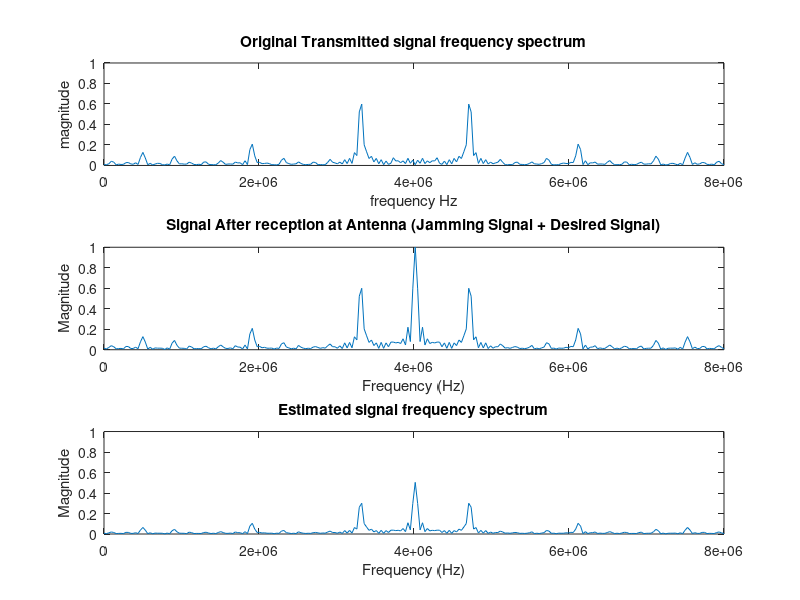

Reproduce this figure in MATLAB.
clc
clear all;
close all;


Fc=4000000;   %Carrier Frequency =1Mhz
f=Fc;
Fs=16000000;  %sampling frequency
fm=700000; 
Fd=fm;
sensors=4; % number of Sensors 
angle_tx=pi/4;  %Transmitter angle = 45 degrees
angle_jam=pi/4; %jammer angle = 45 degree
sens_wts=[0.2 0.4 0.6 0.8]; %Assigning Sensor weights
c=3e08;     
lembda=c/f;    % Transmitted signal wavelength 

samps=2*(6*Fs/fm);       %   Number of samples of Data
max=(1/Fs)*(samps-1);              
t=0:1/Fs:(max);    

%Modulating Data
modsignal = sin(2*pi*fm*t);           % Baseband Signal
modsignal(modsignal>0)=1;  
modsignal(modsignal<0)=-1; 
CAR=sin(2*pi*Fc*t); %carrier
t_sig=modsignal.*CAR;                 % modulated Data
ch_samps=length(t_sig);               %Modulated Signal Data Samples
g=0:ch_samps-1;
% figure(2);                            
% plot(g,t_sig);                        %plot Transmitted signal
% title('Transmitted Modulated signal'); grid on;
% axis([0 8e6 0 1]);

d=lembda/2;  %Sensor separation
meu=15e-6;   %Step size

%FFT of Transmitted signal
k=ch_samps;
fft_samps = 2^nextpow2(k); 
t_fft = fft(t_sig,fft_samps)/k;
fprime = Fs/2*linspace(0,1,fft_samps/2);
figure(3); 
subplot(3,1,1)             %plot frequency components of Transmitted Signal
plot(fprime,2*abs(t_fft(1:fft_samps/2))); 
%grid on;
title('Original Transmitted signal frequency spectrum');
xlabel('frequency Hz');
ylabel('magnitude');
axis([0 8e6 0 1])
%Jammer Signal 
t=0:1/Fs:max;
j_sig=1*sin(2*pi*Fc*t);

%FFT of Jamming Signal
fft_samps = 2^nextpow2(k); 
j_fft = fft(j_sig,fft_samps)/k;
fprime = Fs/2*linspace(0,1,fft_samps/2);
% figure(4);  
% plot(fprime,2*abs(j_fft(1:fft_samps/2)));   %plot frequency components  of Jamming Signal
% grid on;
% title('Spectrum of Jamming signal');
% xlabel('Frequency (Hz)');
% ylabel('magnitude');
% axis([0 8e6 0 1])


%Array Propogation Vectors
for t2=1:sensors;
 v(t2)=exp(i*(t2-1)*2*pi*d*sin(angle_tx)*1/lembda);%propagation vector 

end

for t3=1:sensors;
 eeta(t3)=exp(i*(t3-1)*2*pi*d*sin(angle_jam)*1/lembda);%Propagation Vector for Jamming Signal
end

%Jammer Reception at the Sensor Array
j_rcvd=j_sig'*eeta;   %Jamming signal Reception @ Sensors


% j_sig+t_sig = data after reception @ anteena
 x=t_sig'*v+j_rcvd;
 
%FFT of Recieved Signal @ Sensors
fft_samps = 2^nextpow2(k); 
x_fft = fft(x,fft_samps)/k;
fprime = Fs/2*linspace(0,1,fft_samps/2);
figure(3);  
subplot(3,1,2 )
plot(fprime,2*abs(x_fft(1:fft_samps/2))); % Plot frequency components of Rxd signal
%Grid on;
title('Signal After reception at Antenna (Jamming Signal + Desired Signal)');
xlabel('Frequency (Hz)');
ylabel('Magnitude');
axis([0 8e6 0 1])

%LMS Algorithm
 for n1=1:ch_samps
x_est=sens_wts*x';
E=t_sig-x_est;
sens_wts=sens_wts+(meu*E*x);                 
 end

%FFT of Estimated
fft_samps = 2^nextpow2(k);
z_fft = fft(x_est,fft_samps)/k;
fprime = Fs/2*linspace(0,1,fft_samps/2);
figure(3);  
subplot(3,1,3); 
plot(fprime,2*abs(z_fft(1:fft_samps/2)));  % Plot frequency components of Estimated signal                     
%Grid on;
title('Estimated signal frequency spectrum');
xlabel('Frequency (Hz)');
ylabel('Magnitude');
axis([0 8e6 0 1])
%**************************
%Scatter plot of estimated signal

% y_est = ddemodce(x_est,Fd,Fs*2,'psk',2);
% % y_est= circshift(y_ester,3)
% figure(1); 
% subplot(2,1,2); 
% stem(y_est,'filled'),grid on; 
% axis([2 101 0 1]);